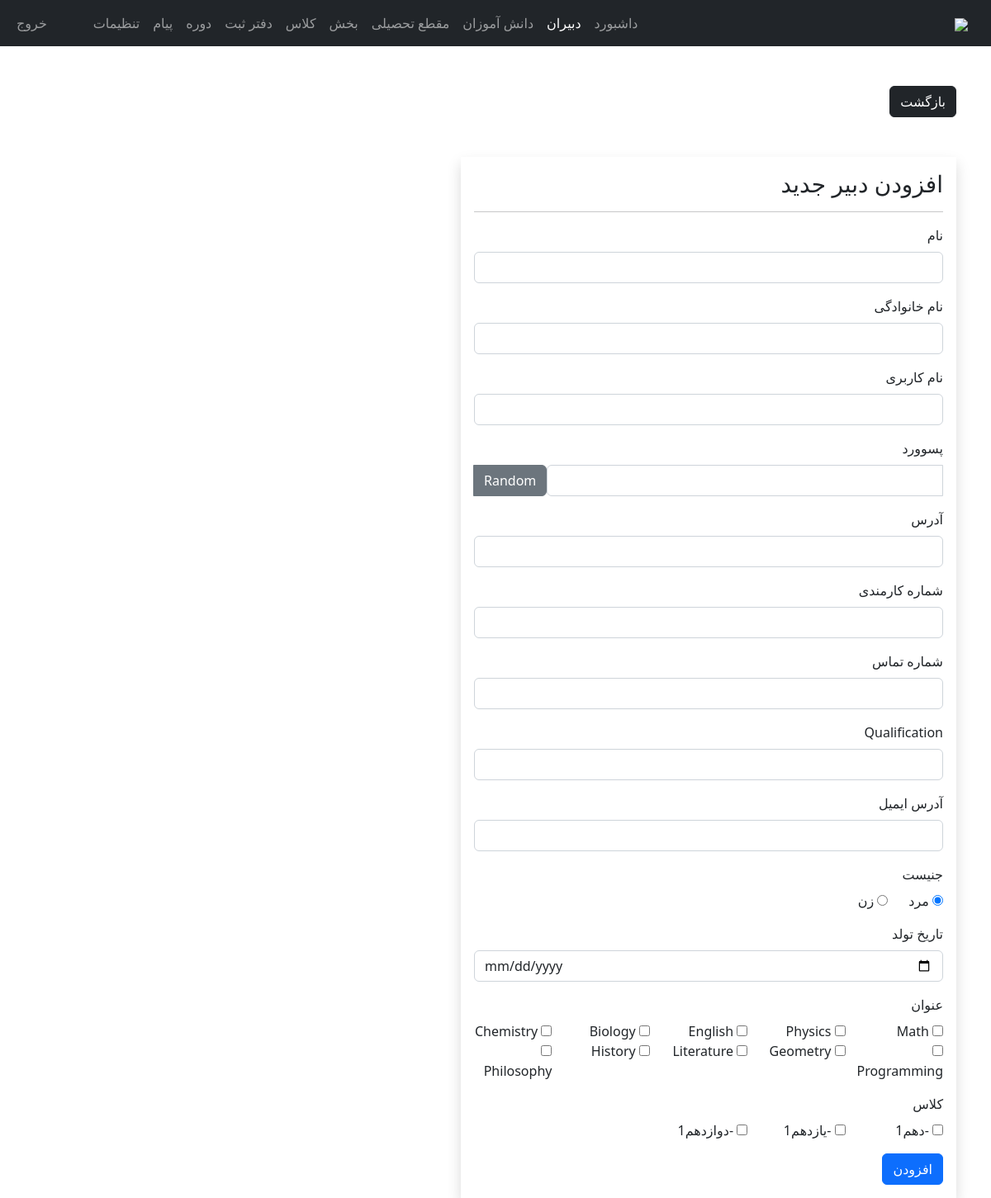
/admin/teacher-add.php (signed in), run on the app's committed database.
### tables this page shows
CREATE TABLE `subjects` (
  `subject_id` int(11) NOT NULL,
  `subject` varchar(31) NOT NULL,
  `subject_code` varchar(31) NOT NULL,
  `grade` int(11) NOT NULL
);

CREATE TABLE `class` (
  `class_id` int(11) NOT NULL,
  `grade` int(11) NOT NULL,
  `section` int(11) NOT NULL
);

CREATE TABLE `grades` (
  `grade_id` int(11) NOT NULL,
  `grade` varchar(31) NOT NULL,
  `grade_code` varchar(7) NOT NULL
);

CREATE TABLE `section` (
  `section_id` int(11) NOT NULL,
  `section` varchar(7) NOT NULL
);

### admin/data/subject.php (called while the page is built, shortened)
<?php
function getAllSubjects($conn){
   $sql = "SELECT * FROM subjects";
   $stmt = $conn->prepare($sql);
   $stmt->execute();
   if ($stmt->rowCount() >= 1) {
     $subjects = $stmt->fetchAll();
     return $subjects;
   }else {
   	return 0;
   }
}
 ?>

### admin/data/class.php (called while the page is built, shortened)
<?php
function getAllClasses($conn){
   $sql = "SELECT * FROM class";
   $stmt = $conn->prepare($sql);
   $stmt->execute();
   if ($stmt->rowCount() >= 1) {
     $classes = $stmt->fetchAll();
     return $classes;
   }else {
    return 0;
   }
}

### admin/data/grade.php (called while the page is built, shortened)
<?php
function getGradeById($grade_id, $conn){
   $sql = "SELECT * FROM grades
           WHERE grade_id=?";
   $stmt = $conn->prepare($sql);
   $stmt->execute([$grade_id]);
   if ($stmt->rowCount() == 1) {
     $grade = $stmt->fetch();
     return $grade;
   }else {
    return 0;
   }
}

### admin/data/section.php (called while the page is built, shortened)
<?php
function getSectioById($section_id, $conn){
   $sql = "SELECT * FROM section
           WHERE section_id=?";
   $stmt = $conn->prepare($sql);
   $stmt->execute([$section_id]);
   if ($stmt->rowCount() == 1) {
     $section = $stmt->fetch();
     return $section;
   }else {
    return 0;
   }
}

### admin/teacher-add.php (the view, shortened to what this page needs)
<?php
if (
  isset($_SESSION['admin_id']) &&
  isset($_SESSION['role'])
) {
  if ($_SESSION['role'] == 'Admin') {
    include "../DB_connection.php";
    include "data/subject.php";
    include "data/grade.php";
    include "data/section.php";
    include "data/class.php";
    $subjects = getAllSubjects($conn);
    $classes = getAllClasses($conn);
    $fname = '';
    $lname = '';
    $uname = '';
    $address = '';
    $en = '';
    $pn = '';
    $qf = '';
    $email = '';
?>
    <!DOCTYPE html>
    <html lang="fa" dir="rtl">
    <head>
      <link rel="stylesheet" href="https://cdn.jsdelivr.net/npm/bootstrap@5.2.0/dist/css/bootstrap.min.css">
      <link rel="stylesheet" href="../css/style.css">
      <link rel="stylesheet" href="https://cdnjs.cloudflare.com/ajax/libs/font-awesome/4.7.0/css/font-awesome.min.css">
    </head>
    <body>
      <?php
      include "inc/navbar.php";
      ?>
      <div class="container mt-5">
        <a href="teacher.php" class="btn btn-dark">بازگشت</a>
        <form method="post" class="shadow p-3 mt-5 form-w" action="req/teacher-add.php">
          <h3>افزودن دبیر جدید</h3>
          <hr>
          <div class="mb-3">
            <label class="form-label">نام </label>
            <input type="text" class="form-control" value="<?= $fname ?>" name="fname">
          </div>
          <div class="mb-3">
            <label class="form-label">نام خانوادگی</label>
            <input type="text" class="form-control" value="<?= $lname ?>" name="lname">
          </div>
          <div class="mb-3">
            <label class="form-label">نام کاربری</label>
            <input type="text" class="form-control" value="<?= $uname ?>" name="username">
          </div>
          <div class="mb-3">
            <label class="form-label">پسوورد</label>
            <div class="input-group mb-3">
              <input type="text" class="form-control" name="pass" id="passInput">
              <button class="btn btn-secondary" id="gBtn">
                Random</button>
            </div>
          </div>
          <div class="mb-3">
            <label class="form-label">آدرس</label>
            <input type="text" class="form-control" value="<?= $address ?>" name="address">
          </div>
          <div class="mb-3">
            <label class="form-label">شماره کارمندی </label>
            <input type="text" class="form-control" value="<?= $en ?>" name="employee_number">
          </div>
          <div class="mb-3">
            <label class="form-label">شماره تماس </label>
            <input type="text" class="form-control" value="<?= $pn ?>" name="phone_number">
          </div>
          <div class="mb-3">
            <label class="form-label">Qualification</label>
            <input type="text" class="form-control" value="<?= $qf ?>" name="qualification">
          </div>
          <div class="mb-3">
            <label class="form-label">آدرس ایمیل</label>
            <input type="text" class="form-control" value="<?= $email ?>" name="email_address">
          </div>
          <div class="mb-3">
            <label class="form-label">جنیست</label><br>
            <input type="radio" value="Male" checked name="gender"> مرد
            &nbsp;&nbsp;&nbsp;&nbsp;
            <input type="radio" value="Female" name="gender"> زن
          </div>
          <div class="mb-3">
            <label class="form-label">تاریخ تولد</label>
            <input type="date" class="form-control" value="" name="date_of_birth">
          </div>
          <div class="mb-3">
            <label class="form-label">عنوان</label>
            <div class="row row-cols-5">
              <?php foreach ($subjects as $subject) : ?>
                <div class="col">
                  <input type="checkbox" name="subjects[]" value="<?= $subject['subject_id'] ?>">
                  <?= $subject['subject'] ?>
                </div>
              <?php endforeach ?>
            </div>
          </div>
          <div class="mb-3">
            <label class="form-label">کلاس</label>
            <div class="row row-cols-5">
              <?php foreach ($classes as $class) : ?>
                <div class="col">
                  <input type="checkbox" name="classes[]" value="<?= $class['class_id'] ?>">
                  <?php
                  $grade = getGradeById($class['grade'], $conn);
                  $section = getSectioById($class['section'], $conn);
                  ?>
                  <?= $grade['grade_code'] ?>-<?= $grade['grade'] . $section['section'] ?>
                </div>
              <?php endforeach ?>
            </div>
          </div>
          <button type="submit" class="btn btn-primary">افزودن</button>
        </form>
      </div>
    </body>
    </html>
<?php
  } else {
    header("Location: ../login.php");
    exit;
  }
} else {
  header("Location: ../login.php");
  exit;
}
?>

### css/style.css (style rules this page uses)
.form-w { max-width: 600px; width: 100%; }

### data on the page
subjects: subject "Math"
subjects: subject "Physics"
subjects: subject "English"
subjects: subject "Biology"
subjects: subject "Chemistry"
subjects: subject "Programming"
subjects: subject "Geometry"
subjects: subject "Literature"
subjects: subject "History"
subjects: subject "Philosophy"
class: grades.grade "دهم", section.section "1"
class: grades.grade "یازدهم", section.section "1"
class: grades.grade "دوازدهم", section.section "1"
